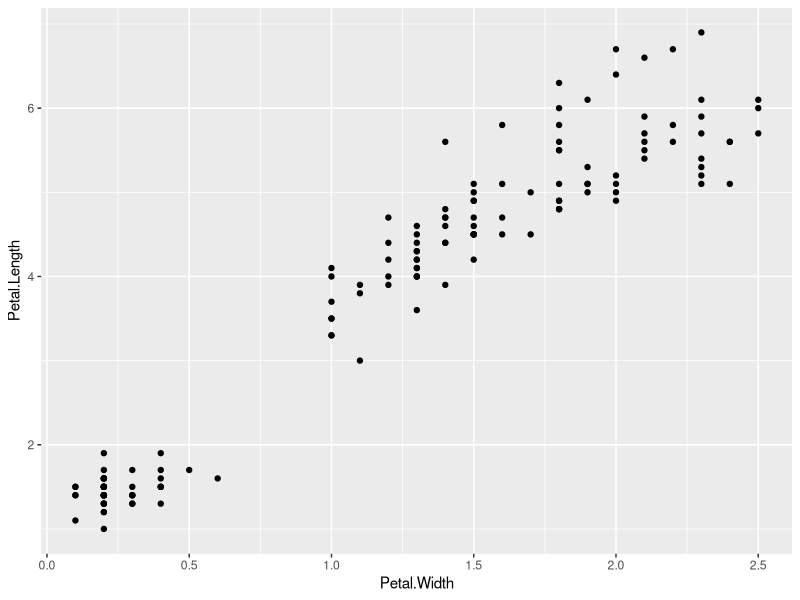
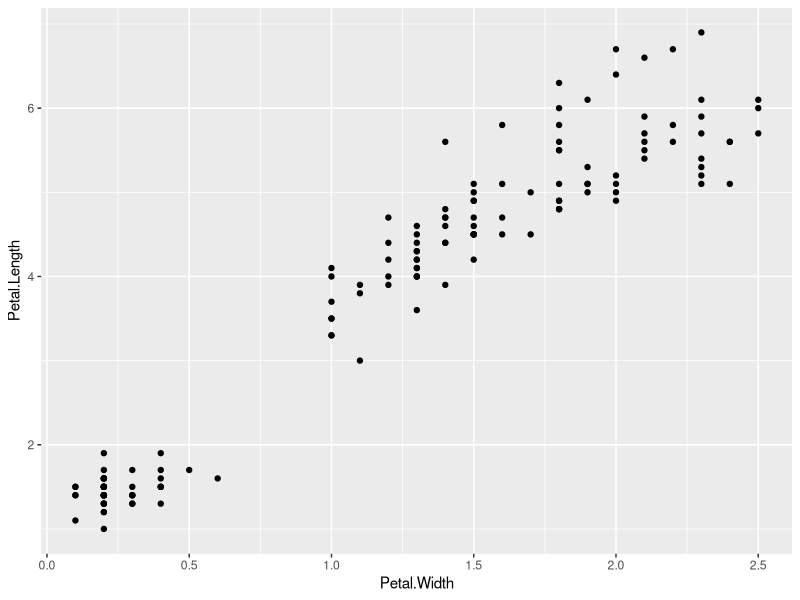
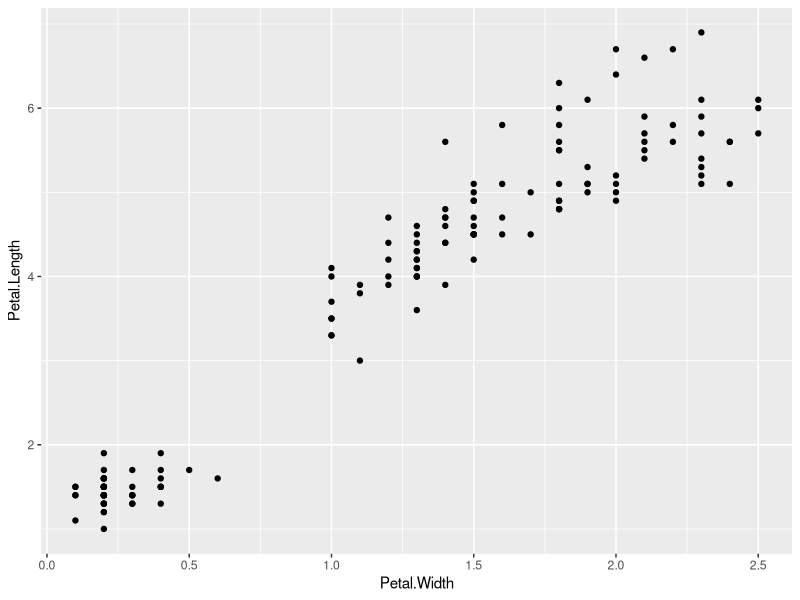
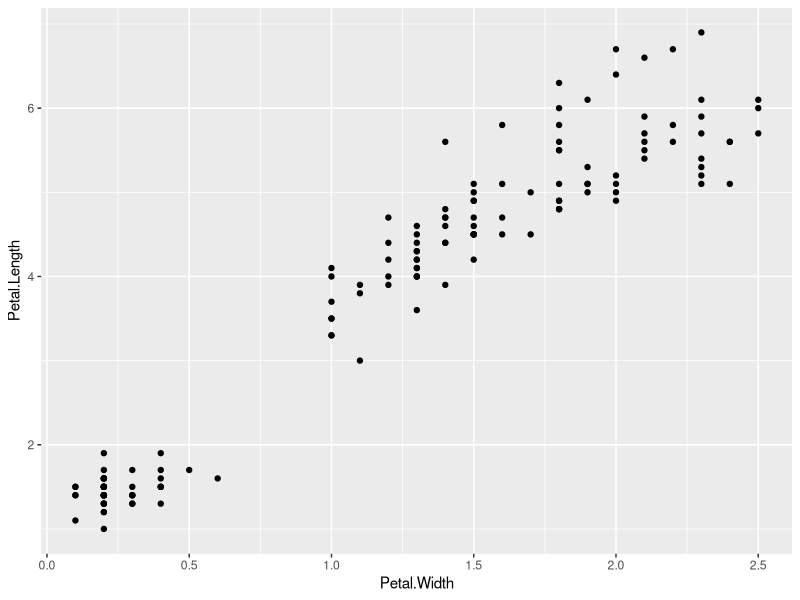
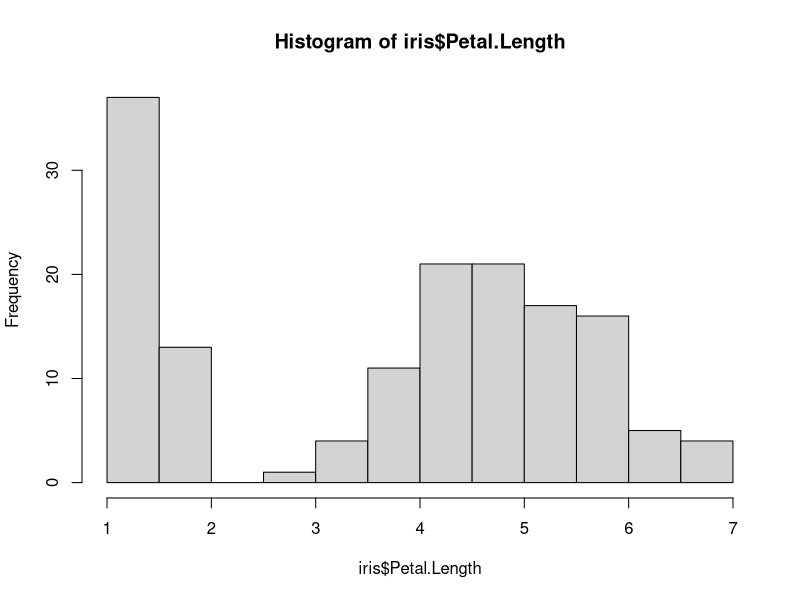
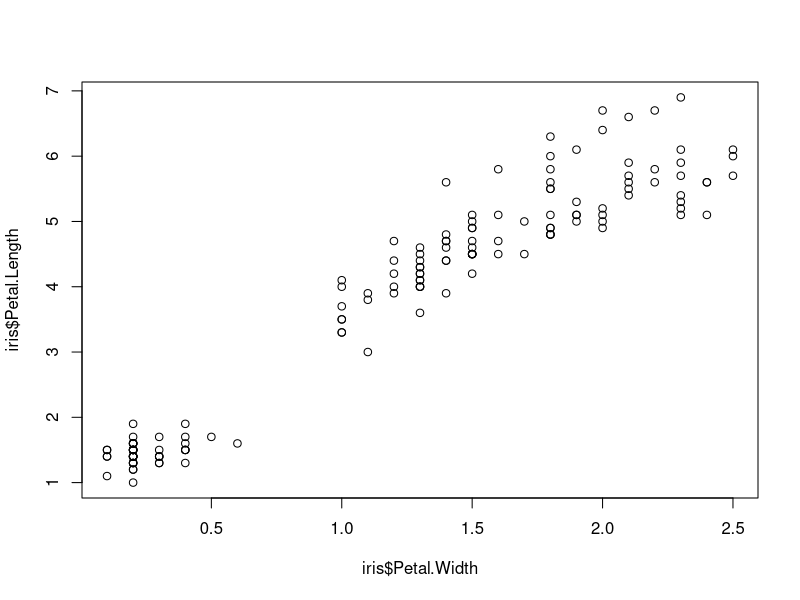

Source code (R) for these figures, in order:
## ---- chunk 1
data(iris)
str(iris)
## ---- chunk 2
library(ggplot2)
ggplot(iris, aes(x=Petal.Width, y=Petal.Length))+
  geom_point()
## ---- chunk 3
ggplot(iris, aes(x=Petal.Width, y=Petal.Length))+
  geom_point()
## ---- chunk 4
ggplot(iris, aes(x=Petal.Width, y=Petal.Length))+
  geom_point()
## ---- chunk 5
ggplot(iris, aes(x=Petal.Width, y=Petal.Length))+
  geom_point()
## ---- chunk 6
hist(iris$Petal.Length, nclass = 20)
plot(iris$Petal.Width, iris$Petal.Length)
